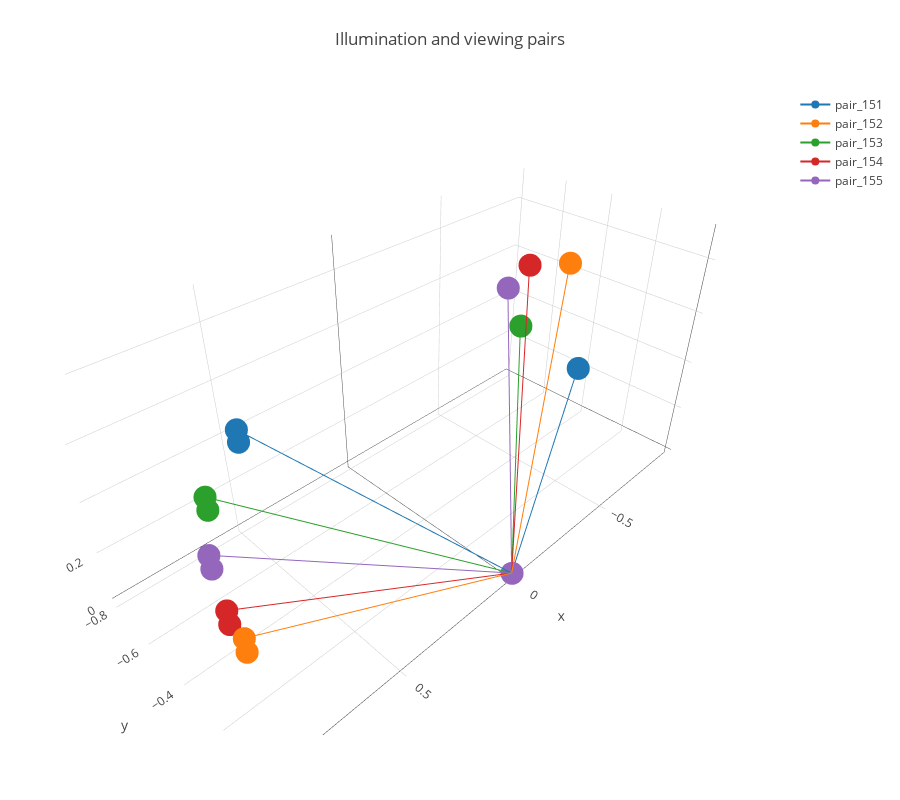

The notebook cell this image was saved under:
### Markdown cell above
Plotting the illumination x,y,z

### Code cell
layout = go.Layout(
    title='Illumination and viewing pairs',
    autosize=True,
    width=900,
    height=800,
    margin=dict(
        l=65,
        r=50,
        b=65,
        t=90
    )
)
fig = go.Figure(data=traces, layout=layout)
iplot(fig, filename='elevations-3d-surface')

### Figure 1 — Plotly figure (JSON) as saved in the notebook; plotly's stock layout.template omitted (floating-point values rounded to 4 significant figures)
{"data": [{"name": "pair_151", "type": "scatter3d", "x": [0.4587, 0.4587, 0, -0.8886], "y": [-0.7911, -0.7911, 0, -0.4084], "z": [0.3546, 0.4046, 0, 0.2088]}, {"name": "pair_152", "type": "scatter3d", "x": [0.9104, 0.9104, 0, -0.4137], "y": [-0.08641, -0.08641, 0, -0.1901], "z": [0.3546, 0.4046, 0, 0.8903]}, {"name": "pair_153", "type": "scatter3d", "x": [0.7071, 0.7071, 0, -0.7071], "y": [-0.5774, -0.5774, 0, -0.5774], "z": [0.3582, 0.4082, 0, 0.4082]}, {"name": "pair_154", "type": "scatter3d", "x": [0.8944, 0.8944, 0, -0.4472], "y": [-0.1826, -0.1826, 0, -0.3651], "z": [0.3582, 0.4082, 0, 0.8165]}, {"name": "pair_155", "type": "scatter3d", "x": [0.8321, 0.8321, 0, -0.5547], "y": [-0.3548, -0.3548, 0, -0.5322], "z": [0.3764, 0.4264, 0, 0.6396]}], "layout": {"autosize": true, "height": 800, "margin": {"b": 65, "l": 65, "r": 50, "t": 90}, "title": "Illumination and viewing pairs", "width": 900}}
